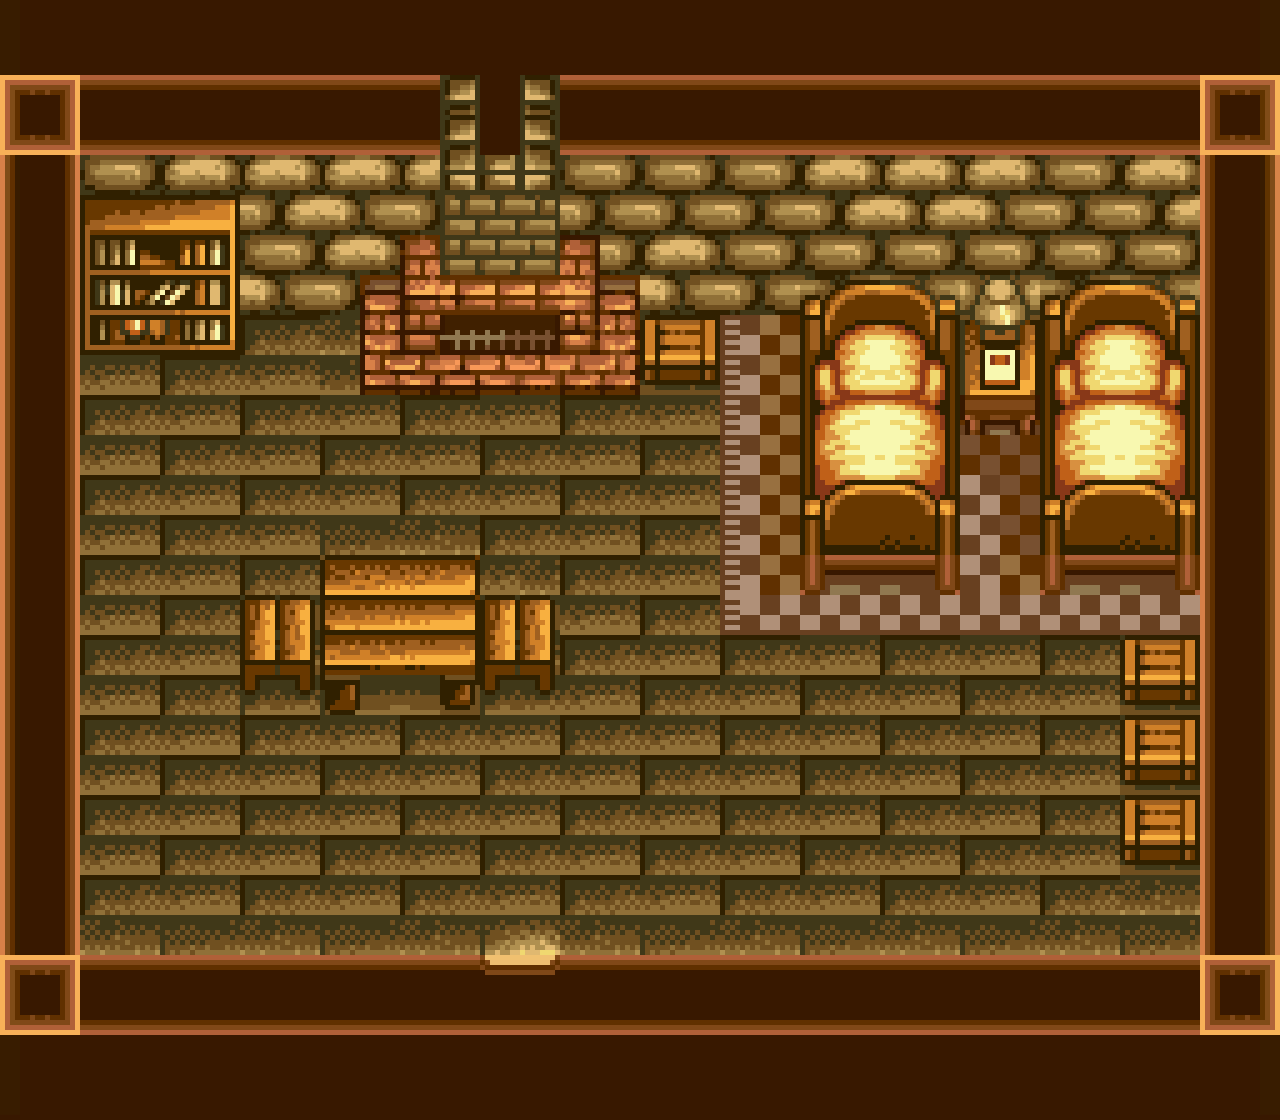

Below is a game level as drawn by its tile map, then a one-line description and the .tmx that defines it (tile-layer data replaced by summaries):
An orthogonal 64x56 tile map with 20x20 px tiles, 2 tile layers (background, blocked) and 1 object.

<map version="1.2" tiledversion="1.3.5" orientation="orthogonal" renderorder="right-down" width="64" height="56" tilewidth="20" tileheight="20" infinite="0" nextlayerid="4" nextobjectid="3">
 <tileset firstgid="1" name="bedroom-tools-tileset-20px" tilewidth="20" tileheight="20" tilecount="3584" columns="64">
  <image source="../../images/background/bedroom-tools.png" width="1280" height="1120" />
 </tileset>
 <layer id="1" name="background" width="64" height="56" locked="1">
  <data>[3584 cells, 1628 non-empty, 1628 distinct tile ids]</data>
 </layer>
 <layer id="2" name="blocked" width="64" height="56" locked="1">
  <data>[3584 cells, 1956 non-empty, 1956 distinct tile ids]</data>
 </layer>
 <objectgroup id="3" name="exits">
  <object id="2" x="482.098" y="981.341" width="77.6601" height="15.1286">
   <properties>
    <property name="exit" value="sceneToolShop" />
   </properties>
  </object>
 </objectgroup>
</map>
